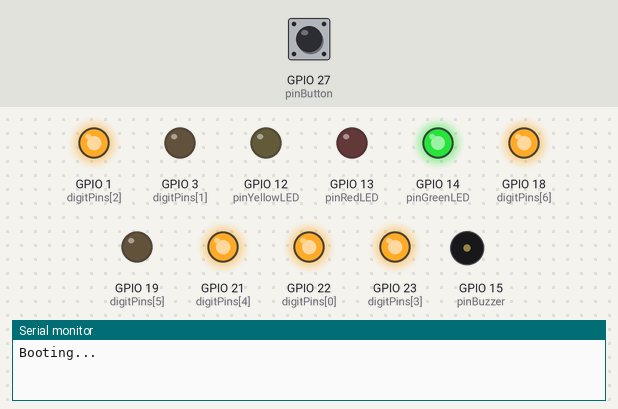
Simulated run of this sketch. Board: ESP32. Shown: output pins drawn as LEDs (lit = HIGH), buzzer (waves = sounding, pin HIGH), the last lines printed to the serial monitor. The inputs (shaded band) are chosen by the test bench; at power-on: GPIO 27 (pinButton) HIGH.

Above: at 2.2 s.
2.3 s: GPIO 27 (pinButton) pulled LOW for 0.15 s
At 3.3 s:
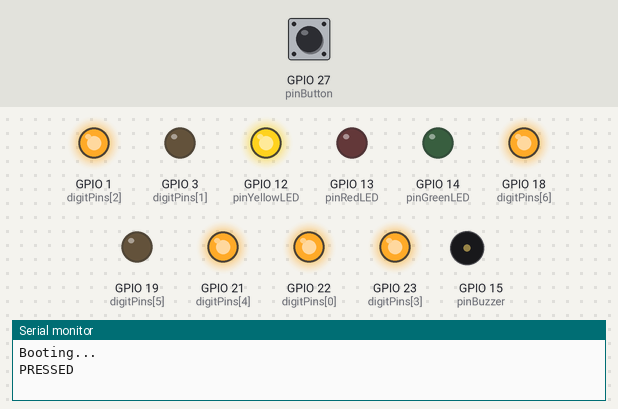
At 6.1 s:
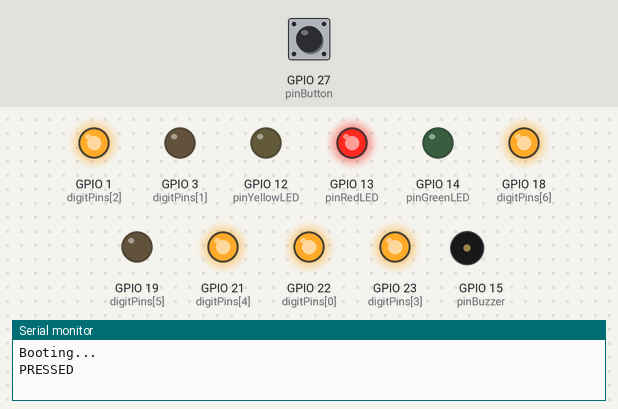
Timing chart, 0 to 20.4 s (numbered marks = the images above; inputs shaded):
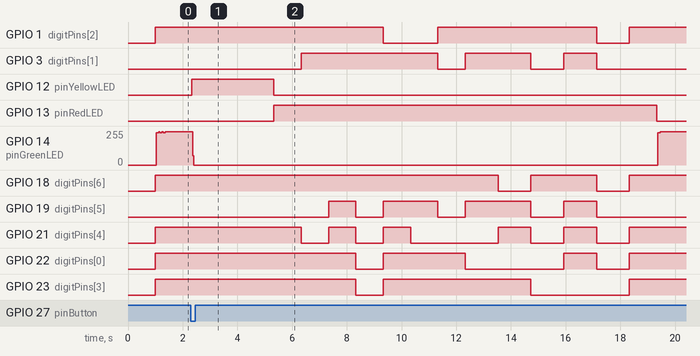

The sketch:

Stoplight.ino
```cpp
/* ABOUT
  - Green light on when program is run. Countdown timer displays an "X".
  - On button push, lights cycle to yellow, then red. After cycle, timer counts down for crosswalk. When timer is close to expiration, buzzer sounds for audible warning.
  - At "0", countodwn changes to an X, and lught cycles back to green.
*/

/* NOTES
  - ButtonHandler is a debounced button handler. Due to finicky input without an actual button press, ButtonHandler will compare the duration of a raw input validButtonPressDelay.
      Should the duration be >= validButtonPressDelay, the input will be accepted and isPushed is returned true, else returned false.
  - digitPins and digitLED reffer to the countdown timer. Each pin is associated to one line that makes up a the number. digitLED contains the on/off state of each pin in the order
    they occure in digitPins. Displaying the "X" is contained within the function.
*/

const int digitPins[7] = {
  22,  // L-TOP                           _____  < TOP
  3,   // TOP                            |     |  < R-TOP
  1,   // R-TOP                  L-TOP > |     |
  23,  // MIDDLE                          _____  < MIDDLE
  21,  // L-BOTTOM                       |     |   < R-BOTTOM
  19,  // BOTTOM               L-BOTTOM >|     |
  18   // R-BOTTOM                        _____ < BOTTOM
};

const int digitLED[11][7] = {
  {0, 0, 0, 0, 0, 0, 0},  // OFF
  {1, 1, 1, 0, 1, 1, 1},  // 0
  {0, 0, 1, 0, 0, 0, 1},  // 1
  {0, 1, 1, 1, 1, 1, 0},  // 2
  {0, 1, 1, 1, 0, 1, 1},  // 3
  {1, 0, 1, 1, 0, 0, 1},  // 4
  {1, 1, 0, 1, 0, 1, 1},  // 5
  {1, 1, 0, 1, 1, 1, 1},  // 6
  {0, 1, 1, 0, 0, 0, 1},  // 7
  {1, 1, 1, 1, 1, 1, 1},  // 8
  {1, 1, 1, 1, 0, 0, 1}   // 9
};

// Stoplight Pins
const int pinRedLED = 13;
const int pinYellowLED = 12;
const int pinGreenLED = 14;

// Button Pins
const int pinButton = 27;

// Buzzer Pins
const int pinBuzzer = 15;

// Button Press Validation
const unsigned long validButtonPressDelay = 30;
bool lastRawState = HIGH;
bool stableState = HIGH;
unsigned long buttonPressTime = 0;

void setup() {

  Serial.begin(115200);

  // Stoplight LEDs
  pinMode(pinRedLED, OUTPUT);
  pinMode(pinYellowLED, OUTPUT);
  pinMode(pinGreenLED, OUTPUT);

  // Button
  pinMode(pinButton, INPUT_PULLUP);

  // countdown
  for (int i = 0; i < 7; i++) {
    pinMode(digitPins[i], OUTPUT);
  }

  // Buzzer
  pinMode(pinBuzzer, OUTPUT);

  delay(1000);
  Serial.println("Booting...");

  clearStopLights();
}

void loop() {
  bool isPressed = buttonHandler();

  !isPressed ? go() : stop();

}

void clearStopLights() {
  digitalWrite(pinRedLED, LOW);
  digitalWrite(pinYellowLED, LOW);
  digitalWrite(pinGreenLED, LOW);
}

void go() {
  //clear stoplight
  clearStopLights();

  //display X on crosswalk countdown
  displayXOnCountdown();

  //green light
  digitalWrite(pinGreenLED, HIGH);
}

void stop() {
  // yellow light
  clearStopLights();
  digitalWrite(pinYellowLED, HIGH);
  delay(3000);

  // red light
  clearStopLights();
  digitalWrite(pinRedLED, HIGH);

  // countdown timer
  delay(1000);
  for (int num = 10; num >= 0; num--) {
    displayCountdownNumber(num);
    delay(1000);
    if (num < 5) {
      beep();
    }
  }
  displayXOnCountdown();
  delay(1000);

}

bool buttonHandler() {

  bool isPressed = false;
  bool rawState = digitalRead(pinButton);

  if (rawState != lastRawState) {
    buttonPressTime = millis();
    lastRawState = rawState;
  }

  if ((millis() - buttonPressTime) > validButtonPressDelay) {
    if (stableState != rawState) {
      stableState = rawState;
      if (stableState == LOW) {
        Serial.println("PRESSED");
        isPressed = true;
      } else {
        Serial.println("RELEASED");
        isPressed = false;
      }
    }
  }
  return isPressed;
}

void displayCountdownNumber(int number) {

  // run through digitPins and digitLED to get pin number and on/off states for display LEDs
  for (int i = 0; i < 7; i++) {
    digitalWrite(digitPins[i], digitLED[number][i]);
  }
}

void displayXOnCountdown() {
  int xLEDDisplay[7] = {1, 0, 1, 1, 1, 0, 1};

  for (int i = 0; i < 7; i++) {
    digitalWrite(digitPins[i], xLEDDisplay[i]);
  }
}

void beep() {
  digitalWrite(pinBuzzer, HIGH);
  delay(200);
  digitalWrite(pinBuzzer, LOW);
}
```

Measured:
- after the input at 2.3 s, GPIO 1 (digitPins[2]): HIGH → LOW after 7.0 s, → HIGH 2.0 s later, → LOW 5.8 s later, → HIGH 1.2 s later; GPIO 3 (digitPins[1]): goes HIGH 5.0 s, LOW 1.0 s, HIGH 2.4 s, LOW 1.2 s, HIGH 1.2 s, then LOW, starting after 4.0 s
